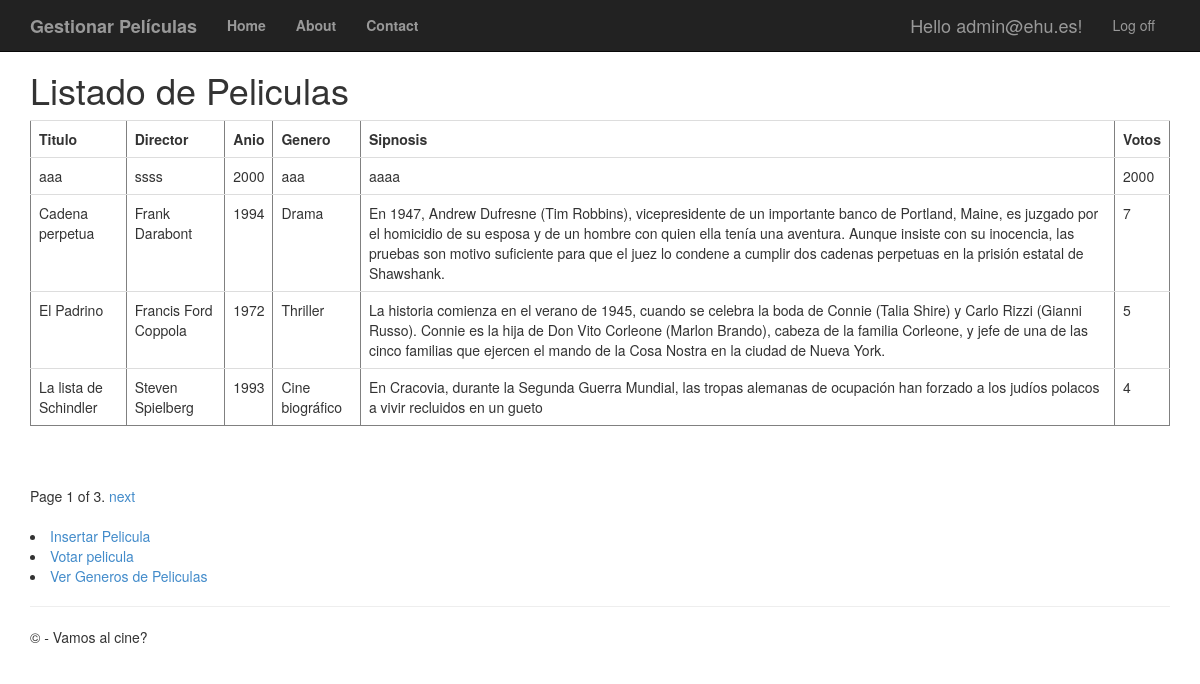
The page /peliculas/ (signed in) on the database its author committed.
### app/models.py (models this page shows, shortened)
class Pelicula(models.Model):
	titulo = models.CharField(max_length=100)
	direccion = models.CharField(max_length=60)
	anio = models.IntegerField(validators=[MaxValueValidator(99999999999)])
	genero = models.CharField(max_length=60)
	sinopsis = models.CharField(max_length=700)
	votos = models.IntegerField(validators=[MaxValueValidator(99999999999)])

### app/views.py (the view)
# urls.py: path('peliculas/', views.peliculas, name='peliculas'),
def peliculas(request):
	if not request.user.is_authenticated:
		return HttpResponseRedirect('/login')
	else:
		film_lista = Pelicula.objects.all().order_by('-votos')
		paginator = Paginator(film_lista, 4) #Se indica que se mostraran 4 peliculas por pagina
		page = request.GET.get('page')
		try:
			pelis = paginator.page(page)
		except PageNotAnInteger:
			pelis = paginator.page(1)
		except EmptyPage:
			pelis = paginator.page(paginator.num_pages)
		return render(request, 'app/peliculas.html', {'pelis': pelis})

### app/templates/app/peliculas.html (shortened to what this page needs)
{% extends "app/layout.html"%}
{% block content %}
<h1>Listado de Peliculas</h1>
<table border='1' class="table">
	<tr><td><b>Titulo</b></td><td><b>Director</b></td><td><b>Anio</b></td><td><b>Genero</b></td><td><b>Sipnosis</b></td><td><b>Votos</b></td></tr>
	{% for filma in pelis %}
	<tr>
		<td>{{ filma.titulo }}</td>
		<td>{{ filma.direccion }}</td>
		<td>{{ filma.anio }}</td>
		<td>{{ filma.genero }}</td>
		<td>{{ filma.sinopsis }}</td>
		<td>{{ filma.votos }}</td>
	</tr>
	{% endfor %}
</table>
<br />
{% if pelis.has_other_pages %}
<div class="pagination">
	<span class="step-links">
		<span class="current">
			Page {{ pelis.number }} of {{ pelis.paginator.num_pages }}.
		</span>
		{% if pelis.has_next %}
		<a href="?page={{ pelis.next_page_number }}">next</a>
		{% endif %}
	</span>
</div>
<br />
{% endif %}
{% if request.user.is_superuser %}
<li><a href="{% url 'new_pelicula' %}">Insertar Pelicula</a></li>
{% endif %}
<li><a href="{% url 'voto' %}">Votar pelicula</a></li>
<li><a href="{% url 'generos' %}">Ver Generos de Peliculas</a></li>
{% endblock %}

### app/templates/app/loginpartial.html (shortened to what this page needs)
{% if user.is_authenticated %}
<form id="logoutForm" action="/logout/" method="post" class="navbar-right">
    <ul class="nav navbar-nav navbar-right">
        <li><span class="navbar-brand">Hello {{ user.username }}!</span></li>
        <li><a href="javascript:document.getElementById('logoutForm').submit()">Log off</a></li>
    </ul>
</form>
{% else %}
<ul class="nav navbar-nav navbar-right">
    <li><a href="{% url 'registro' %}">Registro</a></li>
    <li><a href="{% url 'login' %}">Login</a></li>
</ul>
{% endif %}

### app/static/app/content/site.css (style rules this page uses)
body { padding-top: 50px; padding-bottom: 20px; }

### rows shown on the page
Pelicula: titulo "aaa", direccion "ssss", anio "2000", genero "aaa", sinopsis "aaaa", votos "2000"
Pelicula: titulo "Cadena perpetua", direccion "Frank Darabont", anio "1994", genero "Drama", sinopsis "En 1947, Andrew Dufresne (Tim Robbins), vicepresidente de un importante banco de Portland, Maine, es juzgado por el homicidio de su esposa y de un hombre con quien ella tenía una aventura. Aunque insiste con su inocencia, las pruebas son motivo suficiente para que el juez lo condene a cumplir dos cadenas perpetuas en la prisión estatal de Shawshank.", votos "7"
Pelicula: titulo "El Padrino", direccion "Francis Ford Coppola", anio "1972", genero "Thriller", sinopsis "La historia comienza en el verano de 1945, cuando se celebra la boda de Connie (Talia Shire) y Carlo Rizzi (Gianni Russo). Connie es la hija de Don Vito Corleone (Marlon Brando), cabeza de la familia Corleone, y jefe de una de las cinco familias que ejercen el mando de la Cosa Nostra en la ciudad de Nueva York.", votos "5"
Pelicula: titulo "La lista de Schindler", direccion "Steven Spielberg", anio "1993", genero "Cine biográfico", sinopsis "En Cracovia, durante la Segunda Guerra Mundial, las tropas alemanas de ocupación han forzado a los judíos polacos a vivir recluidos en un gueto", votos "4"

### other values the page prints
{{ user.username }} "admin@ehu.es"
{{ pelis.number }} "1"
{{ pelis.paginator.num_pages }} "3"
